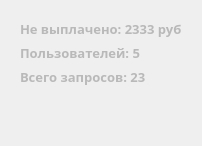
           <widget class="QWidget" name="stat_page">
            <attribute name="title">
             <string>Статистика</string>
            </attribute>
            <layout class="QVBoxLayout" name="verticalLayout_8">
             <item>
              <widget class="QWidget" name="widget_2" native="true">
               <property name="styleSheet">
                <string notr="true">color: rgb(185, 185, 185);
font: 900 10pt &quot;Segoe UI Black&quot;;</string>
               </property>
               <layout class="QVBoxLayout" name="verticalLayout_11">
                <item>
                 <widget class="QLabel" name="label_11">
                  <property name="font">
                   <font>
                    <family>Segoe UI Black</family>
                    <pointsize>10</pointsize>
                    <italic>false</italic>
                    <bold>true</bold>
                   </font>
                  </property>
                  <property name="text">
                   <string>Не выплачено: 2333 руб</string>
                  </property>
                 </widget>
                </item>
                <item>
                 <widget class="QLabel" name="label_12">
                  <property name="font">
                   <font>
                    <family>Segoe UI Black</family>
                    <pointsize>10</pointsize>
                    <italic>false</italic>
                    <bold>true</bold>
                   </font>
                  </property>
                  <property name="text">
                   <string>Пользователей: 5</string>
                  </property>
                 </widget>
                </item>
                <item>
                 <widget class="QLabel" name="label_13">
                  <property name="font">
                   <font>
                    <family>Segoe UI Black</family>
                    <pointsize>10</pointsize>
                    <italic>false</italic>
                    <bold>true</bold>
                   </font>
                  </property>
                  <property name="text">
                   <string>Всего запросов: 23</string>
                  </property>
                 </widget>
                </item>
                <item>
                 <spacer name="verticalSpacer_2">
                  <property name="orientation">
                   <enum>Qt::Vertical</enum>
                  </property>
                  <property name="sizeHint" stdset="0">
                   <size>
                    <width>20</width>
                    <height>40</height>
                   </size>
                  </property>
                 </spacer>
                </item>
               </layout>
              </widget>
             </item>
            </layout>
           </widget>
